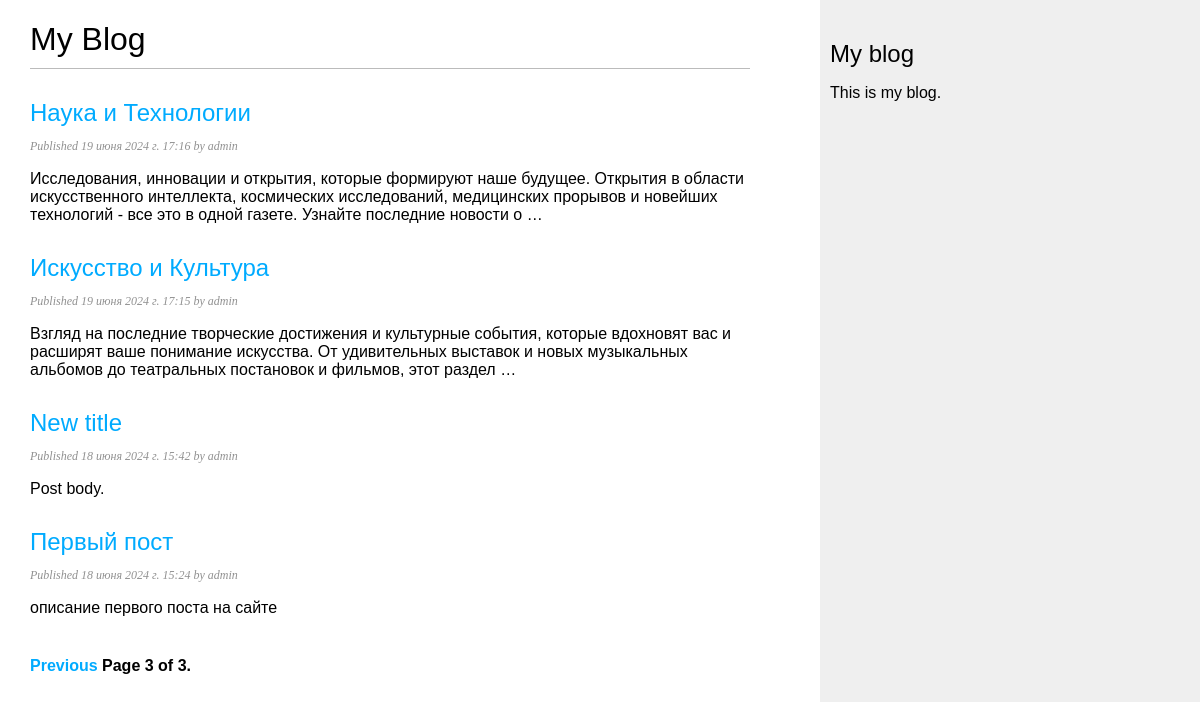
Page /blog/?page=3 on the committed database.
### blog/models.py (models this page shows, shortened)
class Post(models.Model):
    class Status(models.TextChoices):
        DRAFT = 'DF', 'Draft'
        PUBLISHED = 'PB', 'Published'
    title = models.CharField(max_length=250)
    slug = models.SlugField(max_length=250,
                            unique_for_date='publish')
    author = models.ForeignKey(User, on_delete=models.CASCADE,
                               related_name='blog_post')
    body = models.TextField()
    publish = models.DateTimeField(default=timezone.now)
    created = models.DateTimeField(auto_now_add=True)
    updated = models.DateTimeField(auto_now=True)
    status = models.CharField(max_length=2,
                              choices=Status.choices,
                              default=Status.DRAFT)
    objects = models.Manager()  # менеджер, применяемый по умолчанию
    published = PublishedManager()  # конкретно-прикладной менеджер
    class Meta:
        ordering = ['-publish']
        indexes = [
            models.Index(fields=['-publish'])
        ]
    def get_absolute_url(self):
        return reverse('blog:post_detail',
                       args=[self.publish.year,
                             self.publish.month,
                             self.publish.day,
                             self.slug])

### blog/views.py (the view)
# urls.py: path('', views.PostListView.as_view(), name='post_list'),
class PostListView(ListView):
    queryset = Post.published.all()
    context_object_name = 'posts'
    paginate_by = 5
    template_name = 'blog/post/list.html'

### blog/templates/blog/post/list.html (shortened to what this page needs)
{% extends "blog/base.html" %}
{% block content %}
    <h1>My Blog</h1>
        {% for post in posts %}
        <h2>
            <a href="{{ post.get_absolute_url }}">
                {{ post.title }}
            </a>
        </h2>
        <p class="date">
            Published {{ post.publish }} by {{ post.author }}
        </p>
        {{ post.body|truncatewords:30|linebreaks }}
        {% endfor %}
    {% include "pagination.html" with page=page_obj %}
{% endblock %}

### blog/static/css/blog.css (style rules this page uses)
body { margin:0; padding:0; font-family:helvetica, sans-serif; }
a { color:#00abff; text-decoration:none; }
h1 { font-weight:normal; border-bottom:1px solid #bbb; padding:0 0 10px 0; }
h2 { font-weight:normal; margin:30px 0 0; }
p.date { color:#919191; font-family: georgia, serif; font-size: 12px; font-style: italic; }

### rows in the picture
Post: title "Наука и Технологии", publish "19 июня 2024 г. 17:16", author "admin", body "Исследования, инновации и открытия, которые формируют наше будущее. Открытия в области искусственного интеллекта, космических исследований, медицинских прорывов и новейших технологий - все это в одной газете. Узнайте последние новости о …"
Post: title "Искусство и Культура", publish "19 июня 2024 г. 17:15", author "admin", body "Взгляд на последние творческие достижения и культурные события, которые вдохновят вас и расширят ваше понимание искусства. От удивительных выставок и новых музыкальных альбомов до театральных постановок и фильмов, этот раздел …"
Post: title "New title", publish "18 июня 2024 г. 15:42", author "admin", body "Post body."
Post: title "Первый пост", publish "18 июня 2024 г. 15:24", author "admin", body "описание первого поста на сайте"

### other values in the picture
{{ page.number }} "3"
{{ page.paginator.num_pages }} "3"
